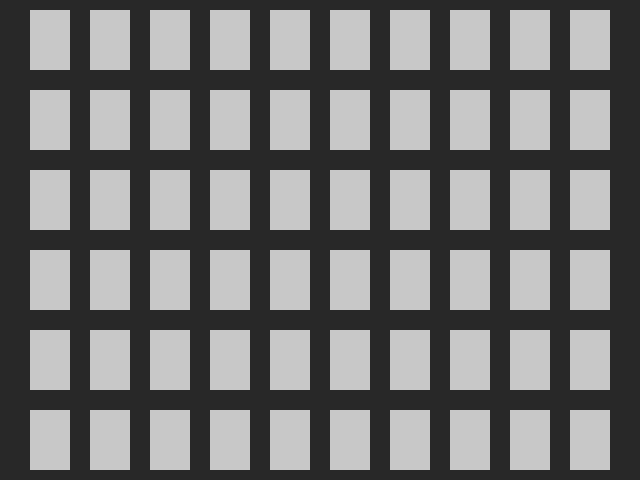
Frame 1 (no input)
Frame 60 (no input): identical to frame 1, image omitted
Frame 120 (the mouse pressed at the canvas centre since frame 60): identical to frame 1, image omitted

The p5.js sketch that drew this single still picture (run headless with seeded random() and noise() and a simulated clock; from frame 60 on, the mouse is pressed at the canvas centre):

// p5.js sketch
// ── sketch.js

const CARD_W = 40;
const CARD_H = 60;
const CARD_INTERVAL = 20;
const CARD_START_X = 30;
const CARD_START_Y = 10;
const CARD_COUNT_H = 10;
const CARD_COUNT_V = 6;

function setup() {
  const canvas = createCanvas(640, 480);
}

function draw() {
  background(40, 40, 40);
  noStroke();


  for (let i = 0; i < CARD_COUNT_V; i++) {


    for (let j = 0; j < CARD_COUNT_H; j++) {


      const x = CARD_START_X + j * (CARD_W + CARD_INTERVAL);
      const y = CARD_START_Y + i * (CARD_H + CARD_INTERVAL);


      if (
        mouseX >= x &&
        mouseX <= x + CARD_W &&
        mouseY >= y &&
        mouseY <= y + CARD_H
      ) {

        fill(255, 70, 90);
      } else {

        fill(200, 200, 200);
      }


      rect(x, y, CARD_W, CARD_H);
    }
  }
}
